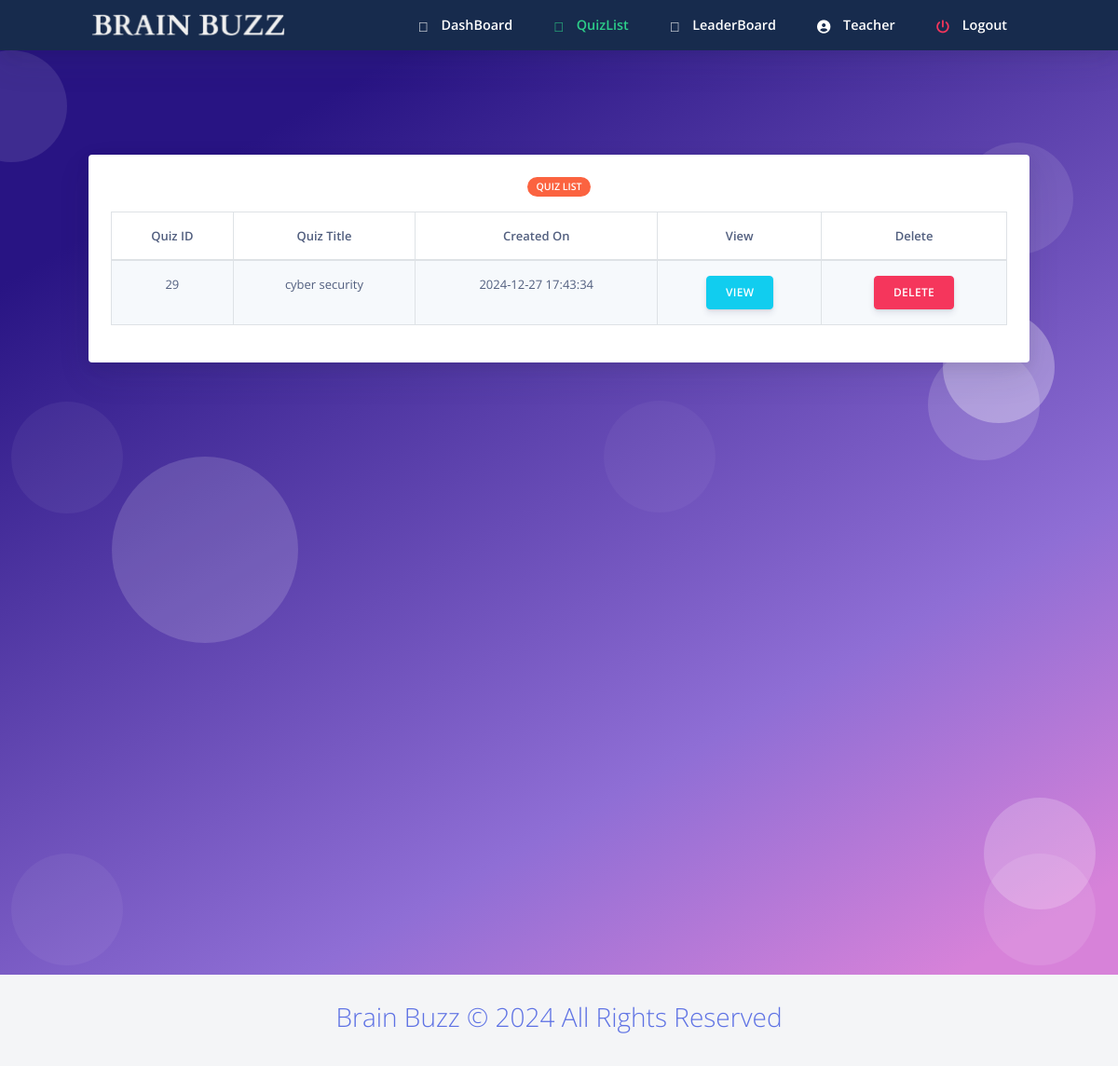
The app's page /quizlist.php (signed in) with its own data.
### tables this page shows
CREATE TABLE staff (
  staffid VARCHAR(10) PRIMARY KEY,
  name VARCHAR(200) NOT NULL,
  mail VARCHAR(255) NOT NULL,
  phno VARCHAR(20) NOT NULL,
  gender VARCHAR(1) NOT NULL,
  DOB VARCHAR(20) NOT NULL,
  pw VARCHAR(200) NOT NULL,
  dept VARCHAR(3)
);

CREATE TABLE quiz (
  quizid SERIAL PRIMARY KEY,
  quizname VARCHAR(100) NOT NULL,
  date_created TIMESTAMP NOT NULL DEFAULT CURRENT_TIMESTAMP,
  staffid VARCHAR(30) NOT NULL
);

### quizlist.php (the view, shortened to what this page needs)
<html>
<?php require ("header.php");?>
<?php
require_once 'sql.php';
                $conn = mysqli_connect($host, $user, $ps, $project);if (!$conn) {
    echo "<script>alert(\"Database error retry after some time !\")</script>";
} else {
    $staffid = $_SESSION["staffid"];
    $sql = "select * from staff where staffid='{$staffid}'";
    $res =   mysqli_query($conn, $sql);
    if ($res == true) {
        while ($row = mysqli_fetch_array($res)) {
            $dbname = $row['name'];
        }
    }
}
?>
 <body class="bg-white" id="top">
    <nav
      id="navbar-main"
      class="
        navbar navbar-main navbar-expand-lg
        bg-default
        navbar-light
        position-sticky
        top-0
        shadow
        py-0
      "
    >
      <div class="container">
        <ul class="navbar-nav navbar-nav-hover align-items-lg-center">
          <li class="nav-item dropdown">
            <a href="index.php" class="navbar-brand mr-lg-5 text-white">
                               <img src="assets/img/navbar.png" />
            </a>
          </li>
        </ul>
        <div class="navbar-collapse collapse bg-default" id="navbar_global">
          <ul class="navbar-nav align-items-lg-center ml-auto">
				 <li class="nav-item">
              <a href="homestaff.php" class="nav-link">
                <span class="text-white nav-link-inner--text font-weight-bold"
                  ><i class="text-white fad fa-home"></i> DashBoard</span
                >
              </a>
            </li>
			 <li class="nav-item">
              <a href="quizlist.php" class="nav-link">
                <span class="text-success nav-link-inner--text font-weight-bold"
                  ><i class="text-success fad fa-poll"></i> QuizList</span
                >
              </a>
            </li>
			 <li class="nav-item">
              <a href="staffleaderboard.php" class="nav-link">
                <span class="text-white nav-link-inner--text font-weight-bold"
                  ><i class="text-white fad fa-award"></i> LeaderBoard</span
                >
              </a>
            </li>
			 <li class="nav-item">
              <a href="staffprofile.php" class="nav-link">
                <span class="text-white nav-link-inner--text font-weight-bold"
                  ><i class="text-white fas fa-user-circle"></i> <?php echo $dbname ?></span
                >
              </a>
            </li>
		   <li class="nav-item">
              <a href="logout.php" class="nav-link">
                <span class="text-white nav-link-inner--text font-weight-bold"
                  ><i class="text-danger fas fa-power-off"></i> Logout</span
                >
              </a>
            </li>
          </ul>
        </div>
      </div>
    </nav>
  <section class="section section-shaped section-lg">
    <div class="shape shape-style-1 shape-primary">
      <span></span>
      <span></span>
      <span></span>
      <span></span>
      <span></span>
      <span></span>
      <span></span>
      <span></span>
      <span></span>
      <span></span>
    </div>
<div class="container">
<div class="row">
            <div class="col-sm-12 mb-3">
              <div class="card card-body bg-gradient-white text-white mt-3">
			   <div class="col-12 mx-auto text-center">
            <span class="badge badge-warning badge-pill mb-3">Quiz List</span>
          </div>
		      <table id="tabledata" class=" table table-striped table-hover table-bordered  text-center ">
            <thead class="font-weight-bold">
                      <tr >
                <td >Quiz ID</td>
                <td> Quiz Title </td>
                <td> Created On </td>
                <td>  View </td>
				<td> Delete </td>
				        </tr>
            </thead>
		<tbody >
		  				        <?php
  $sql ="select * from quiz where staffid='{$staffid}'";
            $res=mysqli_query($conn,$sql);
while ($row = mysqli_fetch_array($res)) {
			$id=$row['quizid'];
			$name=$row['quizname'];
			$date=$row['date_created'];
        ?>
			     <tr class="text-center">
                <td data-label="Quiz ID"> <?php echo $id ?> </td>
                <td data-label="Quiz Title"> <?php echo $name  ?> </td>
                <td data-label="Created On"> <?php echo $date  ?> </td>
        <td data-label="Profile"> <button class="btn btn-info btn-sm" > <a href="viewq.php?qid=<?php echo $id ?>" class="nav-link text-white"> View </a> </button> </td>
       <td data-label="delete"> <button class="btn btn-sm btn-danger" > <a href="delete.php?id=<?php echo $id ?>"  class=" nav-link text-white" data-toggle="tooltip">Delete</a> </button> </td>
            </tr>
							<?php
					}
				?>
			</tbody>
    </table>
             </div>
                </div>
              </div>
    </div>
</section>
    <?php require("footer.php");?>
</body>
</html>

### records on screen
staff: name "Teacher"
quiz: quizid "29", quizname "cyber security", date_created "2024-12-27 17:43:34"
